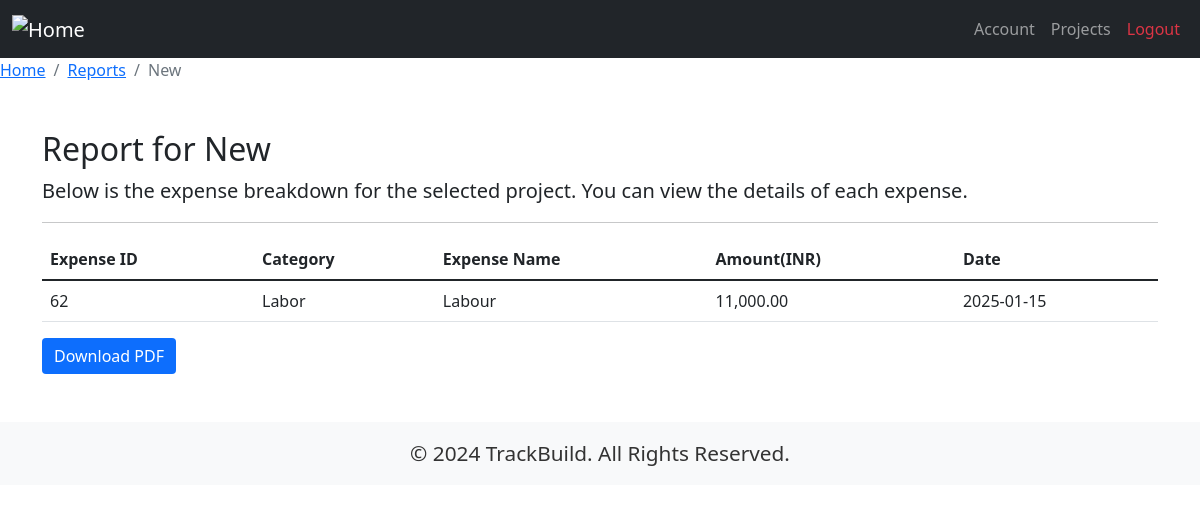
The page /views/reports/client_generate_report.php?project_id=35 (signed in) on the database its author committed.
### tables this page shows
CREATE TABLE `projects` (
  `id` int(11) NOT NULL,
  `user_id` int(11) NOT NULL,
  `project_name` varchar(255) NOT NULL,
  `description` text DEFAULT NULL,
  `land_area` float NOT NULL,
  `budget` float DEFAULT NULL,
  `duration` int(11) NOT NULL,
  `address` text DEFAULT NULL,
  `document` varchar(255) NOT NULL,
  `created_at` timestamp NOT NULL DEFAULT current_timestamp(),
  `engineer_id` int(11) NOT NULL,
  `client_id` int(11) NOT NULL
);

CREATE TABLE `expenses` (
  `id` int(11) NOT NULL,
  `project_id` int(11) NOT NULL,
  `expense_name` text DEFAULT NULL,
  `category` varchar(255) NOT NULL,
  `amount` decimal(10,2) NOT NULL,
  `description` text DEFAULT NULL,
  `date` date NOT NULL
);

### views/reports/client_generate_report.php (the view, shortened to what this page needs)
<?php
require_once '../../config/db.php';
$project_id = intval($_GET['project_id']);
$user_id = $_SESSION['user_id'];
try {
    $stmt = $conn->prepare("SELECT * FROM projects WHERE id = :project_id AND client_id = :user_id");
    $stmt->bindParam(':project_id', $project_id, PDO::PARAM_INT);
    $stmt->bindParam(':user_id', $user_id, PDO::PARAM_INT);
    $stmt->execute();
    $project = $stmt->fetch(PDO::FETCH_ASSOC);
    $stmt = $conn->prepare("SELECT * FROM expenses WHERE project_id = :project_id");
    $stmt->bindParam(':project_id', $project_id, PDO::PARAM_INT);
    $stmt->execute();
    $expenses = $stmt->fetchAll(PDO::FETCH_ASSOC);
} catch (PDOException $e) {
    die("Error: " . $e->getMessage());
}
?>
<!DOCTYPE html>
<html lang="en">
<head>
    <link href="https://cdn.jsdelivr.net/npm/bootstrap@5.1.3/dist/css/bootstrap.min.css" rel="stylesheet">
</head>
<body>
    <nav class="navbar navbar-expand-lg navbar-dark bg-dark">
        <div class="container-fluid">
            <a class="navbar-brand" href="../client_dashboard.php">
                <img src="../../assets/home-icon.png" alt="Home" class="home-icon">
            </a>
            <div class="collapse navbar-collapse" id="navbarNav">
                <ul class="navbar-nav ms-auto">
                    <li class="nav-item">
                        <a class="nav-link" href="../account/client_account_details.php">Account</a>
                    </li>
                    <li class="nav-item">
                        <a class="nav-link" href="../projects/client_project_list.php">Projects</a>
                    </li>
                    <li class="nav-item">
                        <a class="nav-link text-danger" href="../../logout.php">Logout</a>
                    </li>
                </ul>
            </div>
        </div>
    </nav>
    <nav aria-label="breadcrumb">
        <ol class="breadcrumb">
            <li class="breadcrumb-item"><a href="../client_dashboard.php">Home</a></li>
            <li class="breadcrumb-item"><a href="client_report_dashboard.php">Reports</a></li>
            <li class="breadcrumb-item active" aria-current="page"><?= htmlspecialchars($project['project_name']) ?>
            </li>
        </ol>
    </nav>
    <div class="container mt-5">
        <h2>Report for <?= htmlspecialchars($project['project_name']) ?></h2>
        <p class="lead">Below is the expense breakdown for the selected project. You can view the details of each
            expense.</p>
        <hr>
        <div class="table-responsive">
            <table class="table table-hover">
                <thead>
                    <tr>
                        <th>Expense ID</th>
                        <th>Category</th>
                        <th>Expense Name</th>
                        <th>Amount(INR)</th>
                        <th>Date</th>
                    </tr>
                </thead>
                <tbody>
                    <?php foreach ($expenses as $expense): ?>
                        <tr>
                            <td><?= $expense['id'] ?></td>
                            <td><?= htmlspecialchars($expense['category']) ?></td>
                            <td><?= htmlspecialchars($expense['expense_name'] ?? 'N/A') ?></td>
                            <td><?= number_format($expense['amount'], 2) ?></td>
                            <td><?= htmlspecialchars($expense['date']) ?></td>
                        </tr>
                    <?php endforeach; ?>
                </tbody>
            </table>
        </div>
        <div class="d-flex justify-content-start gap-3">
            <form action="download_report.php" method="GET" target="_blank">
                <button type="submit" class="btn btn-primary">Download PDF</button>
            </form>
        </div>
    </div>
    <?php include '../../includes/footer.php'; ?>
</body>
</html>

### views/reports/client_generate_report.php (style rules this page uses)
.home-icon { width: 40px; height: 40px; }
.btn-primary, .btn-success { border: none; transition: background-color 0.2s ease-in-out, transform 0.2s ease-in-out; }

### rows shown on the page
projects: project_name "New"
expenses: id "62", category "Labor", expense_name "Labour", amount "11,000.00", date "2025-01-15"
